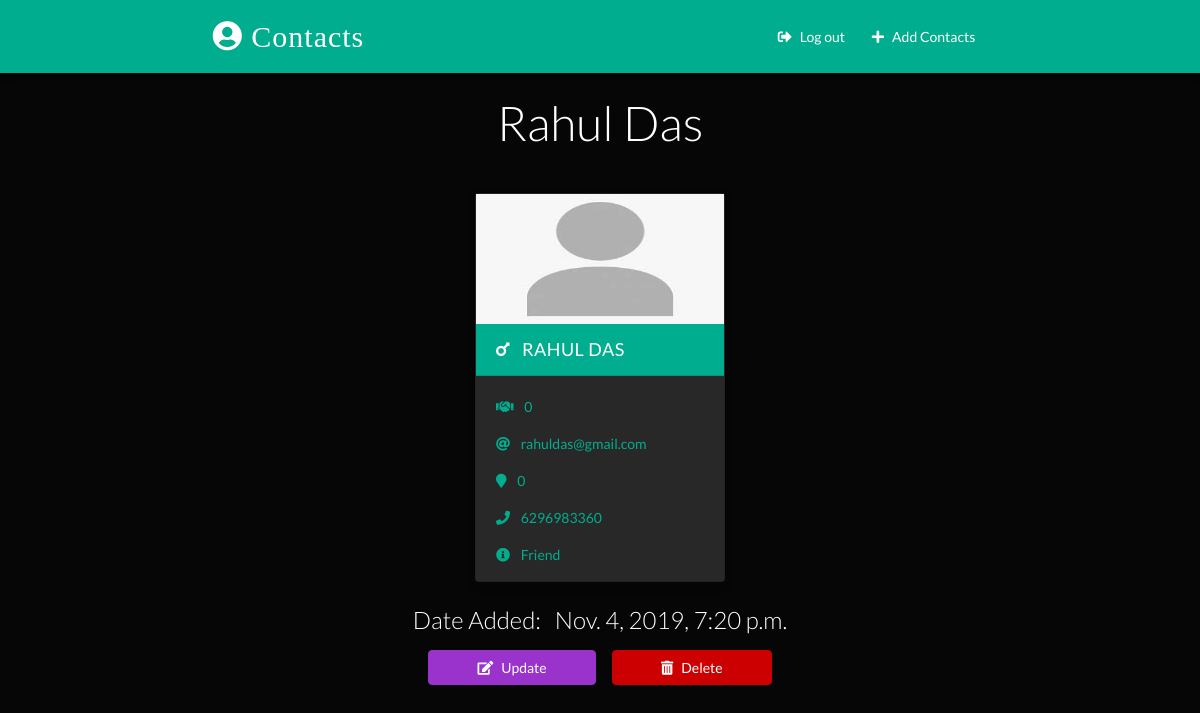
Screenshot of /detail/4/ (signed in) with the database file from the repository.
### contactapp/models.py (models this page shows, shortened)
class Contact(models.Model):
    manager = models.ForeignKey(User, on_delete=models.CASCADE, default=None)
    name = models.CharField(max_length=100)
    email = models.EmailField(max_length=100)
    phone = models.IntegerField()
    info = models.CharField(max_length=100)
    connections = models.IntegerField()
    contact_location = models.CharField(max_length=200)
    gender = models.CharField(max_length=100, choices=(
        ('male','Male'),
        ('female','Female'),
        ("non-binary", 'Non-Binary'),
        ("choose-not-to-self-identify", 'Choose Not To Self Identify')
    ))
    image = models.ImageField(upload_to='images/',blank=True)
    date_added = models.DateTimeField(default=datetime.now)
    class Meta:
        ordering = ['-id']

### contactapp/views.py (the view)
# urls.py: path('detail/<int:pk>/', views.ContactDetailView.as_view(), name="detail"),
class ContactDetailView(LoginRequiredMixin, DetailView):
    template_name = 'detail.html'
    model = Contact
    context_object_name = 'contact'

### templates/detail.html (shortened to what this page needs)
{% extends 'base.html' %}
{% load static %}
{% block content %}
{% if contact.manager == request.user %}
    <div class="container">
      <h2 class="heading font-weight-light text-center">{{contact.name}}</h2>
      <hr />
    </div>
    <div class="container main-part">
      {% include 'partials/card.html' %}
    </div>
    <div class="container mt-3">
    <h5 class="text-center my-3 font-weight-light">Date Added: &nbsp; {{contact.date_added}}</h5>
      <p class="text-center text-light">
      <a class="btn btn-info px-5" href="{% url 'update' contact.id %}" >
      <i class="fas fa-edit"></i> &nbsp; Update
      </a>
      <a class="btn btn-danger px-5" href="{% url 'delete' contact.id %}">
        <i class="fas fa-trash-alt"></i> &nbsp; Delete
      </a>
      </p>
    </div>
{% else %}
  <div class="container">
      <h2 class="heading font-weight-light text-center">You don't have access to this page!</h2>
      <hr />
    </div>
{% endif %}
{% endblock content %}

### templates/base.html (shortened to what this page needs)
{% load static %}
<!DOCTYPE html>
<html lang="en">
  <head>
    <link
      rel="stylesheet"
      href="https://stackpath.bootstrapcdn.com/bootstrap/4.2.1/css/bootstrap.min.css"
    />
    <link rel="stylesheet" href="https://bootswatch.com/4/cyborg/bootstrap.min.css">
    <link rel="stylesheet" href="{% static './css/main.css' %}" />
    <link
      rel="stylesheet"
      href="https://use.fontawesome.com/releases/v5.6.3/css/all.css"
    />
  </head>
  <body>
    <nav>
      <a class="logo" href="{% url 'home' %}">
        <i class="fas fa-user-circle"></i>&nbsp;Contacts
      </a>
      <p class="feature-link m-0 p-0">
        {% if request.user.is_authenticated  %}
           <a href="{% url 'logout' %}" class="mr-4 text-white">
          <i class="fas fa-sign-out-alt"></i> &nbsp; Log out
        </a>
        <a href="{% url 'create' %}" class="mr-4 text-white">
          <i class="fas fa-plus"></i> &nbsp; Add Contacts
        </a>
        {% endif %}
      </p>
    </nav>
    <br />
  {% block content %}
  {% endblock content %}
  </body>
</html>

### templates/partials/card.html (shortened to what this page needs)
{% load static %}
{% if contact.gender == 'male' %}
  <div class="card my-2 mx-2 boy-card">
    <img src="{% if contact.image %}
    {{contact.image.url}}
    {% else %}
    {% static '/images/boy.png' %}
    {% endif %}" class="img-fluid" />
    <div class="card-header">
      <a href="{% url 'detail' contact.id %}" class="text-white header-link"
        ><i class="fas fa-mars mr-2"></i> {{contact.name}}</a
      >
    </div>
    <div class="card-body pb-0">
      <p>
          <i class="fa fa-handshake mr-2"></i>
          <a href="mailto:{{contact.connection}}">{{contact.connections}}</a>
        </p>
      <p>
        <i class="fas fa-at mr-2"></i>
        <a href="mailto:{{contact.email}}">{{contact.email}}</a>
      </p>
      <p>
          <i class="fa fa-map-marker mr-2"></i>
          <a href="tel:{{contact.contact_location}}">{{contact.contact_location}}</a>
        </p>
      <p>
        <i class="fas fa-phone mr-2"></i>
        <a href="tel:{{contact.phone}}">{{contact.phone}}</a>
      </p>
      <p><i class="fas fa-info-circle mr-2"></i> {{contact.info}}</p>
    </div>
  </div>
{% endif %}

### static/css/main.css (style rules this page uses)
:root { --back: #00ad8e; --girl: #00ad8e; --boy:#00ad8e; }
body { font-family: Lato, sans-serif; }
nav { font-weight: light; display: flex; justify-content: space-around; background-color: var(--back); align-items: center; padding-top: 12px; padding-bottom: 12px; box-shadow: 0 4px 8px 0 rgba(0, 0, 0, 0.2); }
.logo { font-size: 30px; letter-spacing: 1px; color: white; padding: 2px 12px; border-radius: 8px; font-family: cursive; }
.card { box-shadow: 0 4px 8px 0 rgba(0, 0, 0, 0.2); transition: 0.3s; min-width: 250px; box-sizing: border-box; }
img { height: 130px !important; }
.card-header { font-size: 18px; letter-spacing: 0.5px; text-transform: uppercase; }
.boy-card .card-header { background-color: var(--boy); }
.boy-card .card-body, .boy-card .card-body p a { color: var(--boy); }
.card-body p { cursor: pointer; }
.main-part { display: flex; flex-wrap: wrap; justify-content: space-evenly; }

### rows the page displays
Contact: name "Rahul Das", name "RAHUL DAS", connections "0", email "rahuldas@gmail.com", contact_location "0", phone "6296983360", info "Friend", date_added "Nov. 4, 2019, 7:20 p.m."
